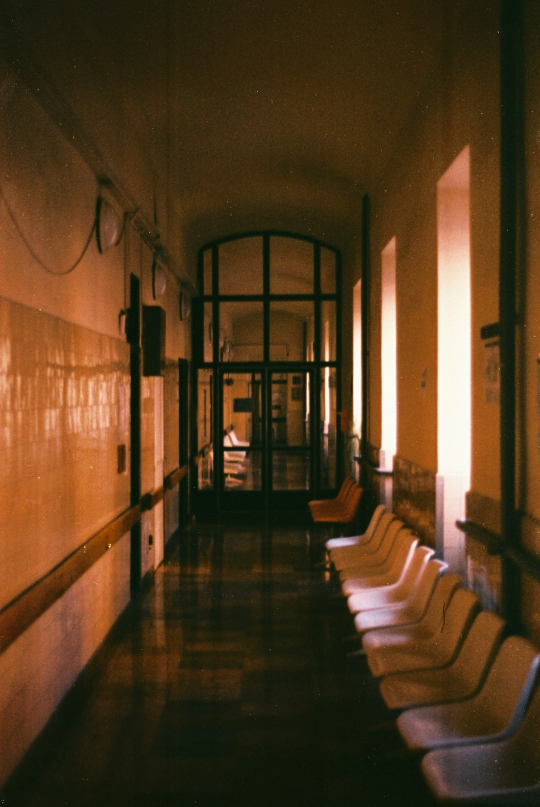
#> input picture richup/2026-11-24_예시_보험금청구시효/photos/01.jpg, 1080 x 1614 px (shown at 1/2 size)
$ python -i photos.py   (imports and definitions only)
#> lines starting #> are read from the running program, lines starting #| are printed output that depends on the picture
#> further down, picture is the input picture: PIL image 1080x1614 RGB; mean R, G, B 82.9, 58.1, 30.1
# -*- coding: utf-8 -*-
"""
photos.py — 카드뉴스 배경 사진 수집기

무료·무인증 소스를 우선으로 상업적 이용 가능한 사진을 받아온다.
우선순위:
  1) Unsplash      — UNSPLASH_ACCESS_KEY 가 있을 때만 (품질·적합도 최상)
  2) Openverse     — 키 불필요. CC0/PDM(퍼블릭도메인)만 필터 → 출처표기 의무 없음
  3) Wikimedia     — 키 불필요. 최후 폴백

GitHub Actions 러너에서 실행하는 것을 전제로 한다.
(로컬 컨테이너는 프록시가 외부 이미지 사이트를 차단함)
"""
import io
import json
import os
import re
import sys
import time
import urllib.parse

import requests
from PIL import Image

# [5 lines left out: function _api_query, not called in this run]

UA = "issue-reels-cardnews/1.0 (https://github.com/a87330815/issue-reels)"
TIMEOUT = 20
CARD_W, CARD_H = 1080, 1350

# ── 한국어 → 영문 검색어 매핑 ─────────────────
# 소제목/제목에 아래 키가 포함되면 해당 영문 쿼리를 사용한다. 긴 키부터 매칭.
KEYWORD_MAP = {
    # 교통
    "KTX": "ktx high speed train station",
    "SRT": "high speed train platform",
    "코레일": "korea train station platform",
    "열차": "train railway station",
    "기차": "train railway",
    "고속버스": "intercity bus terminal",
    "좌석": "train seats interior",
    "예매": "booking ticket smartphone",
    "승차권": "train ticket",
    "앱": "smartphone app mobile",
    "명절": "travel luggage station crowd",
    # 생활 / 암표
    "암표": "concert crowd stage",
    "콘서트": "concert crowd lights",
    "공연": "concert stage performance",
    "티켓": "event ticket",
    "스포츠": "stadium sports crowd",
    "야구": "baseball stadium",
    "신고": "smartphone report call",
    "포상금": "cash reward money",
    "과징금": "money fine penalty",
    "플랫폼": "laptop online marketplace",
    # 돈 / 물가
    "노란우산": "small business owner shop",
    "공제": "tax documents calculator",
    "소득공제": "tax form calculator",
    "종합소득세": "tax paperwork desk",
    "자영업": "small business owner store",
    "소상공인": "small shop owner counter",
    "퇴직금": "retirement savings money",
    "적립": "savings coins jar",
    "납입": "money savings bank",
    "은행": "bank building finance",
    "절세": "calculator money tax",
    "가입": "signing contract document",
    "이자": "finance chart money",
    # 주거
    "전세": "apartment building keys",
    "월세": "apartment rent keys",
    "청약": "apartment building city",
    "주택": "house residential",
    "아파트": "apartment building",
    "대출": "loan contract signing",
    # 안전
    "화재": "fire safety extinguisher",
    "안전": "safety helmet warning",
    "재난": "emergency alert phone",
    "보험": "insurance documents desk",
    # 금융 / 경제
    "환율": "currency exchange rate board",
    "달러": "us dollar bills currency",
    "원달러": "currency exchange money",
    "금리": "interest rate chart finance",
    "기준금리": "central bank building",
    "한은": "bank of korea building",
    "연준": "federal reserve building",
    "Fed": "federal reserve building",
    "FOMC": "federal reserve meeting room",
    "코스피": "stock market trading screen",
    "나스닥": "nasdaq stock exchange",
    "증시": "stock market chart screen",
    "주가": "stock market trading floor",
    # 보험 상품
    "변액": "investment portfolio chart tablet",
    "연금": "retirement savings pension",
    "종신": "life insurance family protection",
    "실손": "medical insurance hospital",
    "수수료": "commission contract signing",
    "1200": "insurance regulation documents",
    "킥스": "insurance regulation chart",
    "GA": "insurance agency office",
    "설계사": "insurance agent meeting client",
    # 선거 / 글로벌
    "선거": "election voting ballot",
    "트럼프": "white house washington dc",
    "대선": "presidential election voting",
    "미국": "american flag washington",
    "중국": "china skyline city",
    "관세": "shipping containers port trade",
    "무역": "cargo ship port containers",
    "전쟁": "military defense security",
    # 경제 일반
    "GDP": "economic growth chart office",
    "인플레이션": "inflation prices shopping",
    "경기": "economic recession chart",
    "수출": "shipping containers export port",
    "유가": "oil barrel refinery",
    "원유": "oil refinery industrial",
    # 의료·건강 (@ga.world 스타일)
    "치매": "elderly brain alzheimer medical",
    "간병": "elderly care nursing hospital",
    "암": "cancer medical hospital treatment",
    "항암": "chemotherapy cancer treatment hospital",
    "의료비": "medical bills hospital expense",
    "수술": "surgery operating room hospital",
    "진단": "medical diagnosis doctor patient",
    "MRI": "mri scan medical imaging",
    "CT": "ct scan medical imaging",
    "AI의료": "ai medical technology hospital",
    "원격진료": "telemedicine video call doctor",
    "디지털헬스": "digital health wearable technology",
    # 영업·마인드셋 (@ga.world 스타일)
    "영업": "business meeting handshake professional",
    "상담": "consultation meeting office professional",
    "고객": "customer meeting professional office",
    "실적": "sales performance chart business",
    "리쿠르팅": "recruitment hiring interview office",
    "동기부여": "motivation success business professional",
    "성과": "achievement success trophy business",
    "질문": "professional asking question meeting",
    # 달러·외화 상품
    "달러연금": "us dollar retirement savings money",
    "달러종신": "us dollar life insurance protection",
    "변액연금": "investment pension chart portfolio",
    "변액종신": "investment life insurance chart",
    "외화보험": "foreign currency insurance documents",
}

# 카테고리 기본 쿼리 (키워드 매칭 실패 시)
CATEGORY_MAP = {
    "교통": "train station platform korea",
    "생활": "city street people daily life",
    "돈·물가": "money finance calculator desk",
    "돈": "money finance calculator",
    "주거": "apartment building residential",
    "안전": "safety emergency warning",
    "보험·금융규제": "insurance regulation documents office",
    "경제·환율·금리": "currency exchange finance chart",
    "선거·정책·글로벌": "government policy building",
    "생활·제도변경": "government document form signing",
    # @ga.world 스타일 주제
    "보험·상품": "insurance policy documents professional desk",
    "영업·마인드": "business professional meeting handshake success",
    "의료·건강": "medical hospital healthcare doctor stethoscope",
}
DEFAULT_QUERY = "business office finance desk"


# [66 lines left out: functions build_query, search_unsplash, search_openverse, not called in this run]


# 상업적 이용이 가능하고 share-alike 전염성이 없는 라이선스만 허용
_OK_LICENSE = re.compile(
    r"^(public[ -]domain|pd|pdm|cc0|cc[ -]pd|no[ -]restrictions|"
    r"cc[ -]by([ -]\d|$)|attribution([ -]\d|$))", re.I)

# [86 lines left out: functions _license_ok, search_wikimedia, search_naver, not called in this run]


# 한국 소비자 대상 카드뉴스에 실리면 곤란한 소재를 제목·출처 URL에서 걸러낸다.
# (예: "korean won" 검색에 북한 원화 지폐가 걸려 김일성 초상이 배경으로 깔린 사례)
_BLOCK_RE = re.compile(
    r"(north[ _-]?korea|dprk|democratic[ _-]people|pyongyang|kim[ _-]il[ _-]sung|"
    r"kim[ _-]jong|juche|nazi|swastika|hitler|isis|taliban|"
    r"corpse|autopsy|funeral|grave|cemetery|protest|riot|war|weapon|gun|rifle)",
    re.I)

def _content_ok(cand):
    hay = " ".join(str(cand.get(k, "")) for k in ("title", "page", "url", "creator"))
    return not _BLOCK_RE.search(hay)


# 검색어를 줄여가며 재시도하다 보면 "Korean" 한 단어까지 내려가고,
# 그러면 무료 풀은 "Korean War 군번줄" 같은 걸 내준다. 주제와 겹치는
# 말이 거의 없는 후보는 배경으로 깔리면 안 되므로 점수로 걸러낸다.
_STOP = {"a", "an", "the", "of", "in", "on", "at", "with", "and", "or",
         "for", "to", "by", "from", "about"}


def _terms(query):
    return [w for w in re.findall(r"[a-z]+", query.lower())
            if w not in _STOP and len(w) > 2]


# [86 lines left out: functions relevance, search_all, search_with_fallback, not called in this run]


# ── 다운로드 & 크롭 ──────────────────────────
def cover_crop(im, w=CARD_W, h=CARD_H):
    """비율 유지하며 중앙 기준 'cover' 크롭."""
#> called with w = 1080, h = 1350
    im = im.convert("RGB")
    src_ratio = im.width / im.height
#> src_ratio = 0.669
    dst_ratio = w / h
    if src_ratio > dst_ratio:
        new_h = h
        new_w = max(w, int(round(h * src_ratio)))
    else:
        new_w = w
        new_h = max(h, int(round(w / src_ratio)))
#> new_h = 1614
    im = im.resize((new_w, new_h), Image.LANCZOS)
    left = (new_w - w) // 2
    top = (new_h - h) // 2
#> top = 132
    return im.crop((left, top, left + w, top + h))
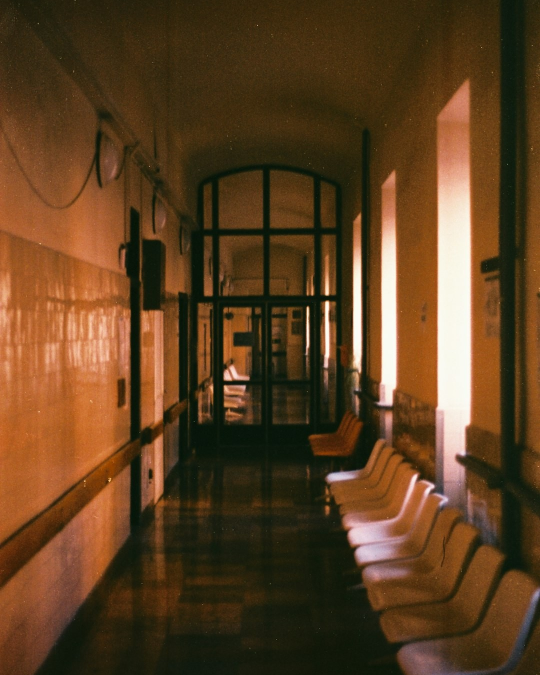
#> returned value: PIL image 1080x1350 RGB (shown at 1/2 size); mean R, G, B 92.7, 63.4, 33.3


# 카드 크기로 미리 잘라 저장하면 원본 해상도를 버리게 된다. 매거진 레이아웃은
# 얼굴 위치를 찾아 당겨 자르므로 원본 화소가 남아 있어야 한다. 저장은 원본
# 비율 그대로 두고, 긴 변만 제한해 용량을 잡는다. 크롭은 cardnews.py가 한다.
KEEP_MAX = 2000

# [189 lines left out: functions keep_original, download_photo, download_custom_url, load_custom_urls, fetch_for_script, not called in this run]


# [23 lines not run here, left out]

>>> from PIL import Image
>>> picture = Image.open('richup/2026-11-24_예시_보험금청구시효/photos/01.jpg')
>>> result = cover_crop(picture)

$ run again, on richup/2026-11-24_예시_보험금청구시효/photos/03.jpg
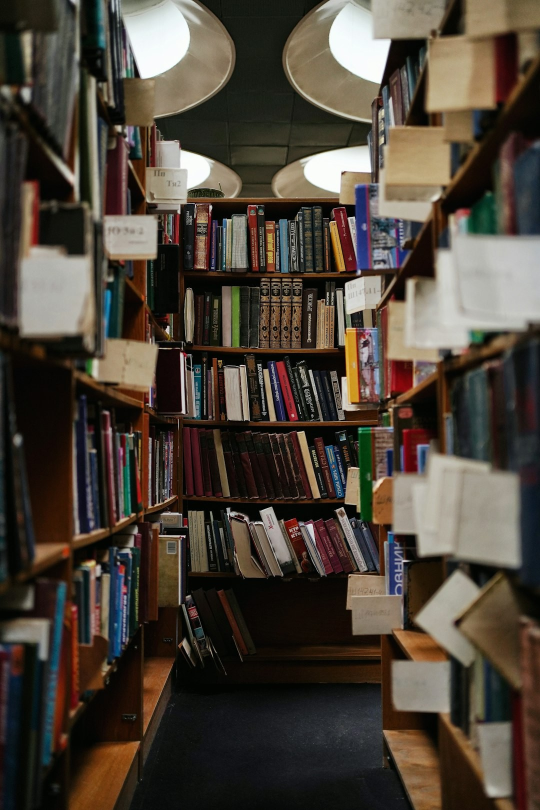
#> input picture richup/2026-11-24_예시_보험금청구시효/photos/03.jpg, 1080 x 1620 px (shown at 1/2 size)
#> picture is the input picture: PIL image 1080x1620 RGB; mean R, G, B 76.3, 67.3, 57.1
#> in cover_crop, `return im.crop((left, top, left + w, top + h))`:
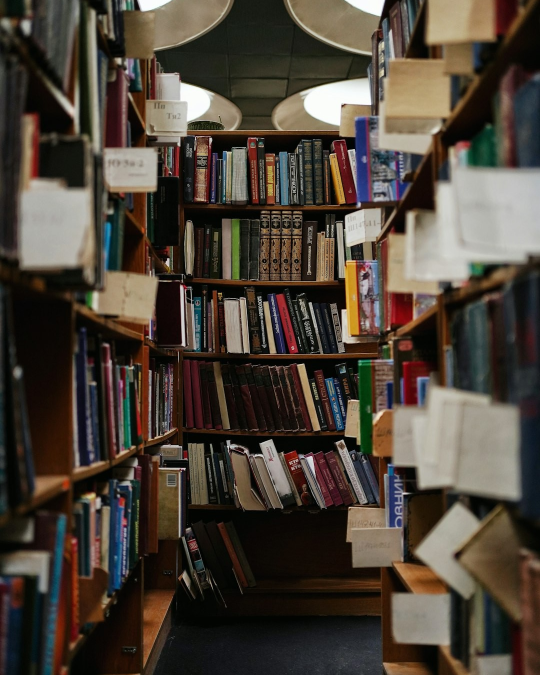
#> returned value: PIL image 1080x1350 RGB (shown at 1/2 size); mean R, G, B 75.8, 66.4, 56.4

$ run again, on richup/2026-11-24_예시_보험금청구시효/photos/04.jpg
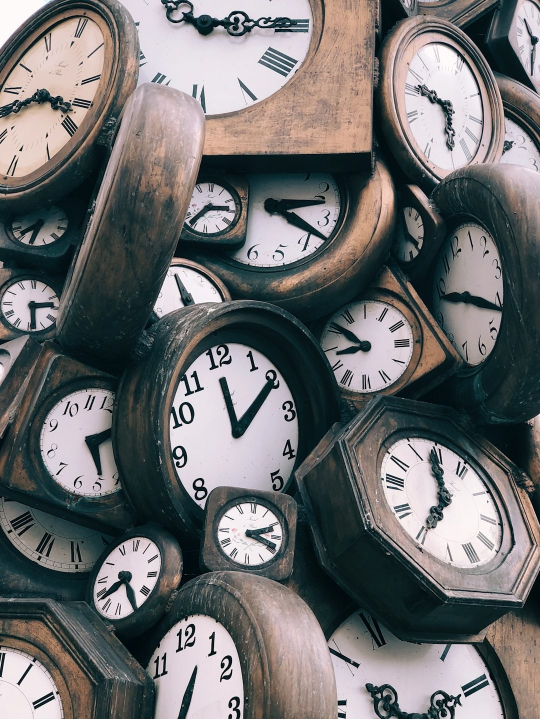
#> input picture richup/2026-11-24_예시_보험금청구시효/photos/04.jpg, 1080 x 1438 px (shown at 1/2 size)
#> picture is the input picture: PIL image 1080x1438 RGB; mean R, G, B 110.8, 111, 111.5
#> in cover_crop, `return im.crop((left, top, left + w, top + h))`:
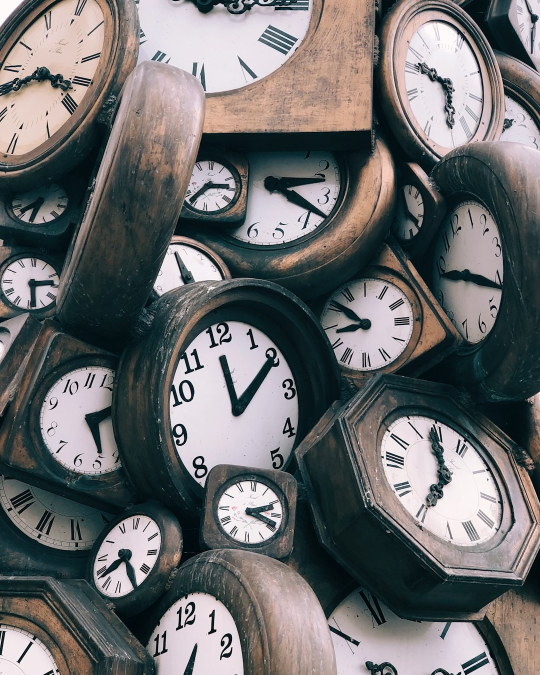
#> returned value: PIL image 1080x1350 RGB (shown at 1/2 size); mean R, G, B 108.8, 109.2, 109.7

$ run again, on richup/2026-11-24_예시_보험금청구시효/photos/05.jpg
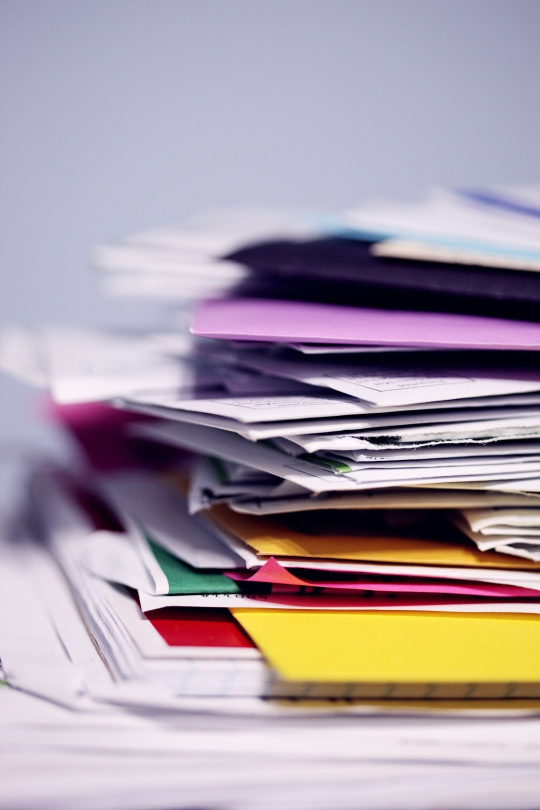
#> input picture richup/2026-11-24_예시_보험금청구시효/photos/05.jpg, 1080 x 1620 px (shown at 1/2 size)
#> picture is the input picture: PIL image 1080x1620 RGB; mean R, G, B 168.6, 155.4, 165.3
#> in cover_crop, `return im.crop((left, top, left + w, top + h))`:
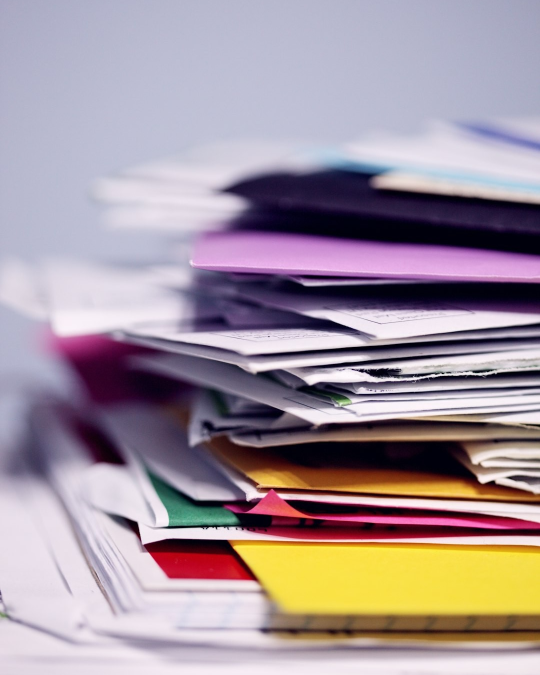
#> returned value: PIL image 1080x1350 RGB (shown at 1/2 size); mean R, G, B 163.1, 148.3, 156.6
